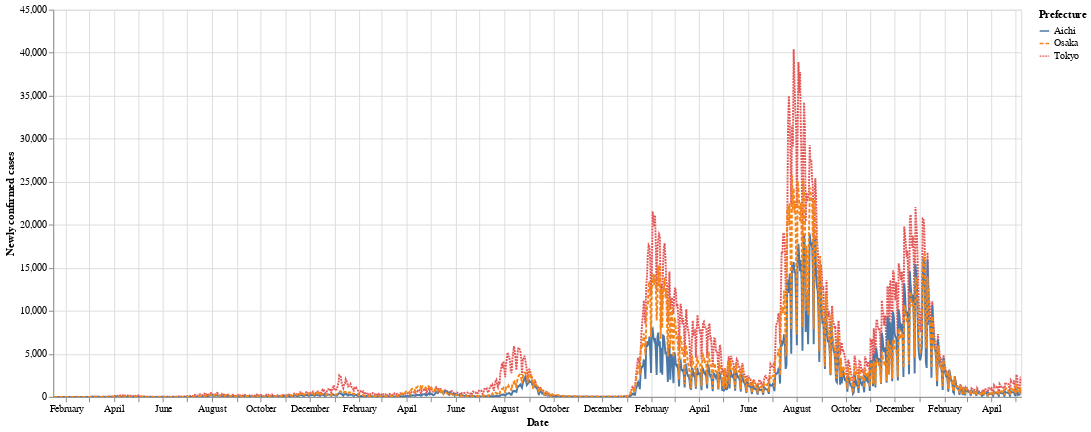

The notebook cell this image was saved under:
### Markdown cell above
#### Practical

- Pros
  - 見た目はなかなか格好良い。
- Cons
  - 凝ったことをしようとすると `Prefecture:N` `Date:T` みたいに型情報を指定してあげないといけないのがイマイチ
  - Plotly ではデフォルトで有効になっているホバーやズームをいちいち設定する必要がある

### Code cell
#practical
import altair as alt

alt.renderers.enable('html') #Notebook の Html 保存に必要

zoom = alt.selection_interval(bind='scales')
alt.Chart(data).mark_line().encode(
    x='Date',
    y='Newly confirmed cases',
    color='Prefecture',
    strokeDash='Prefecture',
    tooltip = [alt.Tooltip('Prefecture:N'),
               alt.Tooltip('Date:T'),
               alt.Tooltip('Newly confirmed cases:Q')
              ]
).properties(
    width=1000,
    height=400
).add_params(
    zoom
).interactive()

### Figure 1 — Vega-Lite specification as saved in the notebook (floating-point values rounded to 4 significant figures; data arrays with more than 128 entries replaced by an {"elided": "..."} marker saying what was removed)
{"config": {"view": {"continuousWidth": 300, "continuousHeight": 300}}, "data": {"name": "data-8034977400f20e2751f80a7432096bf0"}, "mark": {"type": "line"}, "encoding": {"color": {"field": "Prefecture", "type": "nominal"}, "strokeDash": {"field": "Prefecture", "type": "nominal"}, "tooltip": [{"field": "Prefecture", "type": "nominal"}, {"field": "Date", "type": "temporal"}, {"field": "Newly confirmed cases", "type": "quantitative"}], "x": {"field": "Date", "type": "temporal"}, "y": {"field": "Newly confirmed cases", "type": "quantitative"}}, "height": 400, "params": [{"name": "param_1", "select": {"type": "interval"}, "bind": "scales"}, {"name": "param_2", "select": {"type": "interval", "encodings": ["x", "y"]}, "bind": "scales"}], "width": 1000, "$schema": "https://vega.github.io/schema/vega-lite/v5.17.0.json", "datasets": {"data-8034977400f20e2751f80a7432096bf0": {"elided": "3627 records"}}}
